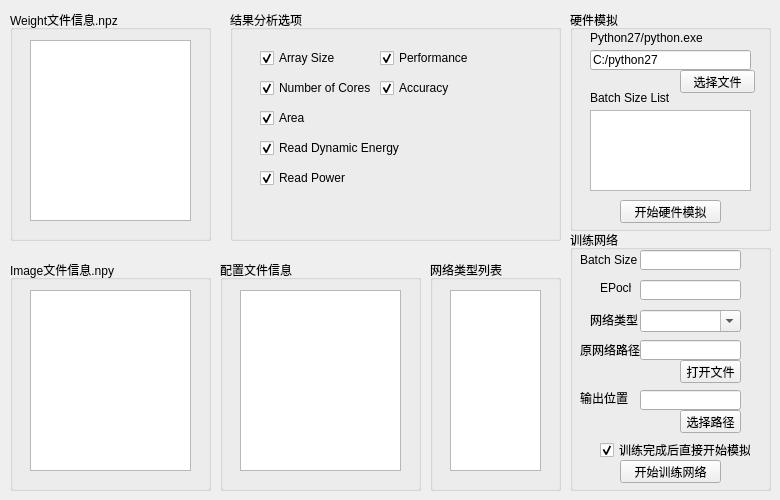
    <widget class="QWidget" name="widget">
     <attribute name="title">
      <string>Hardware Simulation</string>
     </attribute>
     <widget class="QGroupBox" name="groupBox_8">
      <property name="geometry">
       <rect>
        <x>220</x>
        <y>260</y>
        <width>201</width>
        <height>231</height>
       </rect>
      </property>
      <property name="title">
       <string>配置文件信息</string>
      </property>
      <widget class="QListWidget" name="lstT4ConfigList">
       <property name="geometry">
        <rect>
         <x>20</x>
         <y>30</y>
         <width>161</width>
         <height>181</height>
        </rect>
       </property>
      </widget>
     </widget>
     <widget class="QGroupBox" name="groupBox_7">
      <property name="geometry">
       <rect>
        <x>10</x>
        <y>10</y>
        <width>201</width>
        <height>231</height>
       </rect>
      </property>
      <property name="title">
       <string>Weight文件信息.npz</string>
      </property>
      <widget class="QListWidget" name="lstT4NetList">
       <property name="geometry">
        <rect>
         <x>20</x>
         <y>30</y>
         <width>161</width>
         <height>181</height>
        </rect>
       </property>
      </widget>
     </widget>
     <widget class="QGroupBox" name="groupBox_12">
      <property name="geometry">
       <rect>
        <x>230</x>
        <y>10</y>
        <width>331</width>
        <height>231</height>
       </rect>
      </property>
      <property name="title">
       <string>结果分析选项</string>
      </property>
      <widget class="QCheckBox" name="chkT4ArraySize">
       <property name="geometry">
        <rect>
         <x>30</x>
         <y>40</y>
         <width>91</width>
         <height>16</height>
        </rect>
       </property>
       <property name="text">
        <string>Array Size</string>
       </property>
       <property name="checked">
        <bool>true</bool>
       </property>
      </widget>
      <widget class="QCheckBox" name="chkT4Cores">
       <property name="geometry">
        <rect>
         <x>30</x>
         <y>70</y>
         <width>111</width>
         <height>16</height>
        </rect>
       </property>
       <property name="text">
        <string>Number of Cores</string>
       </property>
       <property name="checked">
        <bool>true</bool>
       </property>
      </widget>
      <widget class="QCheckBox" name="chkT4Area">
       <property name="geometry">
        <rect>
         <x>30</x>
         <y>100</y>
         <width>101</width>
         <height>16</height>
        </rect>
       </property>
       <property name="text">
        <string>Area</string>
       </property>
       <property name="checked">
        <bool>true</bool>
       </property>
      </widget>
      <widget class="QCheckBox" name="chkT4Energy">
       <property name="geometry">
        <rect>
         <x>30</x>
         <y>130</y>
         <width>141</width>
         <height>16</height>
        </rect>
       </property>
       <property name="text">
        <string>Read Dynamic Energy</string>
       </property>
       <property name="checked">
        <bool>true</bool>
       </property>
      </widget>
      <widget class="QCheckBox" name="chkT4Power">
       <property name="geometry">
        <rect>
         <x>30</x>
         <y>160</y>
         <width>91</width>
         <height>16</height>
        </rect>
       </property>
       <property name="text">
        <string>Read Power</string>
       </property>
       <property name="checked">
        <bool>true</bool>
       </property>
      </widget>
      <widget class="QCheckBox" name="chkT4Performance">
       <property name="geometry">
        <rect>
         <x>150</x>
         <y>40</y>
         <width>91</width>
         <height>16</height>
        </rect>
       </property>
       <property name="text">
        <string>Performance</string>
       </property>
       <property name="checked">
        <bool>true</bool>
       </property>
      </widget>
      <widget class="QCheckBox" name="chkT4Accuracy">
       <property name="geometry">
        <rect>
         <x>150</x>
         <y>70</y>
         <width>71</width>
         <height>16</height>
        </rect>
       </property>
       <property name="text">
        <string>Accuracy</string>
       </property>
       <property name="checked">
        <bool>true</bool>
       </property>
      </widget>
     </widget>
     <widget class="QGroupBox" name="groupBox_13">
      <property name="geometry">
       <rect>
        <x>570</x>
        <y>10</y>
        <width>201</width>
        <height>221</height>
       </rect>
      </property>
      <property name="title">
       <string>硬件模拟</string>
      </property>
      <widget class="QLineEdit" name="txtT4Python">
       <property name="geometry">
        <rect>
         <x>20</x>
         <y>40</y>
         <width>161</width>
         <height>20</height>
        </rect>
       </property>
       <property name="text">
        <string>C:/python27</string>
       </property>
      </widget>
      <widget class="QLabel" name="label_53">
       <property name="geometry">
        <rect>
         <x>20</x>
         <y>20</y>
         <width>121</width>
         <height>16</height>
        </rect>
       </property>
       <property name="text">
        <string>Python27/python.exe</string>
       </property>
      </widget>
      <widget class="QPushButton" name="btnT4Python">
       <property name="geometry">
        <rect>
         <x>110</x>
         <y>60</y>
         <width>75</width>
         <height>23</height>
        </rect>
       </property>
       <property name="text">
        <string>选择文件</string>
       </property>
      </widget>
      <widget class="QLabel" name="label_55">
       <property name="geometry">
        <rect>
         <x>20</x>
         <y>80</y>
         <width>101</width>
         <height>16</height>
        </rect>
       </property>
       <property name="text">
        <string>Batch Size List</string>
       </property>
      </widget>
      <widget class="QPushButton" name="btnT4StartSimulation">
       <property name="geometry">
        <rect>
         <x>50</x>
         <y>190</y>
         <width>101</width>
         <height>23</height>
        </rect>
       </property>
       <property name="text">
        <string>开始硬件模拟</string>
       </property>
      </widget>
      <widget class="QListWidget" name="lstT4SizeList">
       <property name="geometry">
        <rect>
         <x>20</x>
         <y>100</y>
         <width>161</width>
         <height>81</height>
        </rect>
       </property>
      </widget>
     </widget>
     <widget class="QGroupBox" name="groupBox_9">
      <property name="geometry">
       <rect>
        <x>10</x>
        <y>260</y>
        <width>201</width>
        <height>231</height>
       </rect>
      </property>
      <property name="title">
       <string>Image文件信息.npy</string>
      </property>
      <widget class="QListWidget" name="lstT4ImageList">
       <property name="geometry">
        <rect>
         <x>20</x>
         <y>30</y>
         <width>161</width>
         <height>181</height>
        </rect>
       </property>
      </widget>
     </widget>
     <widget class="QGroupBox" name="groupBox_32">
      <property name="geometry">
       <rect>
        <x>430</x>
        <y>260</y>
        <width>131</width>
        <height>231</height>
       </rect>
      </property>
      <property name="title">
       <string>网络类型列表</string>
      </property>
      <widget class="QListWidget" name="lstT4TypeList">
       <property name="geometry">
        <rect>
         <x>20</x>
         <y>30</y>
         <width>91</width>
         <height>181</height>
        </rect>
       </property>
      </widget>
     </widget>
     <widget class="QGroupBox" name="groupBox_15">
      <property name="geometry">
       <rect>
        <x>570</x>
        <y>230</y>
        <width>201</width>
        <height>261</height>
       </rect>
      </property>
      <property name="title">
       <string>训练网络</string>
      </property>
      <widget class="QLineEdit" name="txtT4BatchSize_2">
       <property name="geometry">
        <rect>
         <x>70</x>
         <y>20</y>
         <width>101</width>
         <height>20</height>
        </rect>
       </property>
      </widget>
      <widget class="QLineEdit" name="txtT4OpenNet">
       <property name="geometry">
        <rect>
         <x>70</x>
         <y>110</y>
         <width>101</width>
         <height>20</height>
        </rect>
       </property>
      </widget>
      <widget class="QLineEdit" name="txtT4EPoch">
       <property name="geometry">
        <rect>
         <x>70</x>
         <y>50</y>
         <width>101</width>
         <height>20</height>
        </rect>
       </property>
      </widget>
      <widget class="QLabel" name="label_28">
       <property name="geometry">
        <rect>
         <x>30</x>
         <y>50</y>
         <width>31</width>
         <height>16</height>
        </rect>
       </property>
       <property name="text">
        <string>EPoch</string>
       </property>
      </widget>
      <widget class="QLabel" name="label_29">
       <property name="geometry">
        <rect>
         <x>10</x>
         <y>20</y>
         <width>61</width>
         <height>20</height>
        </rect>
       </property>
       <property name="text">
        <string>Batch Size</string>
       </property>
      </widget>
      <widget class="QLabel" name="label_30">
       <property name="geometry">
        <rect>
         <x>10</x>
         <y>110</y>
         <width>61</width>
         <height>20</height>
        </rect>
       </property>
       <property name="text">
        <string>原网络路径</string>
       </property>
      </widget>
      <widget class="QPushButton" name="btnT4OpenNet">
       <property name="geometry">
        <rect>
         <x>110</x>
         <y>130</y>
         <width>61</width>
         <height>23</height>
        </rect>
       </property>
       <property name="text">
        <string>打开文件</string>
       </property>
      </widget>
      <widget class="QLineEdit" name="txtT4Output">
       <property name="geometry">
        <rect>
         <x>70</x>
         <y>160</y>
         <width>101</width>
         <height>20</height>
        </rect>
       </property>
      </widget>
      <widget class="QPushButton" name="btnT4Output">
       <property name="geometry">
        <rect>
         <x>110</x>
         <y>180</y>
         <width>61</width>
         <height>23</height>
        </rect>
       </property>
       <property name="text">
        <string>选择路径</string>
       </property>
      </widget>
      <widget class="QLabel" name="label_31">
       <property name="geometry">
        <rect>
         <x>10</x>
         <y>160</y>
         <width>51</width>
         <height>16</height>
        </rect>
       </property>
       <property name="text">
        <string>输出位置</string>
       </property>
      </widget>
      <widget class="QComboBox" name="cmbT4NetType">
       <property name="geometry">
        <rect>
         <x>70</x>
         <y>80</y>
         <width>101</width>
         <height>22</height>
        </rect>
       </property>
       <property name="editable">
        <bool>true</bool>
       </property>
      </widget>
      <widget class="QLabel" name="label_32">
       <property name="geometry">
        <rect>
         <x>20</x>
         <y>80</y>
         <width>51</width>
         <height>20</height>
        </rect>
       </property>
       <property name="text">
        <string>网络类型</string>
       </property>
      </widget>
      <widget class="QPushButton" name="btnT4StartTrain">
       <property name="geometry">
        <rect>
         <x>50</x>
         <y>230</y>
         <width>101</width>
         <height>23</height>
        </rect>
       </property>
       <property name="text">
        <string>开始训练网络</string>
       </property>
      </widget>
      <widget class="QCheckBox" name="chkT4auto">
       <property name="geometry">
        <rect>
         <x>30</x>
         <y>210</y>
         <width>151</width>
         <height>20</height>
        </rect>
       </property>
       <property name="text">
        <string>训练完成后直接开始模拟</string>
       </property>
       <property name="checked">
        <bool>true</bool>
       </property>
      </widget>
     </widget>
    </widget>
